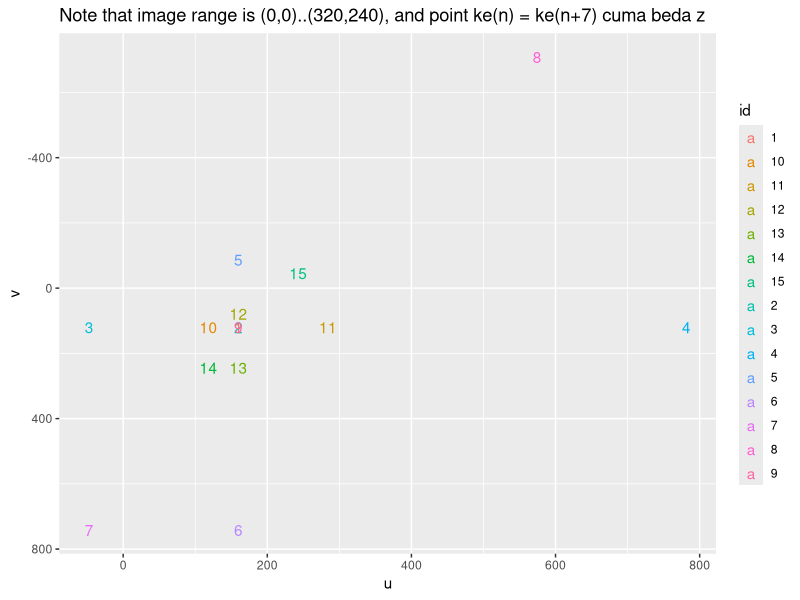
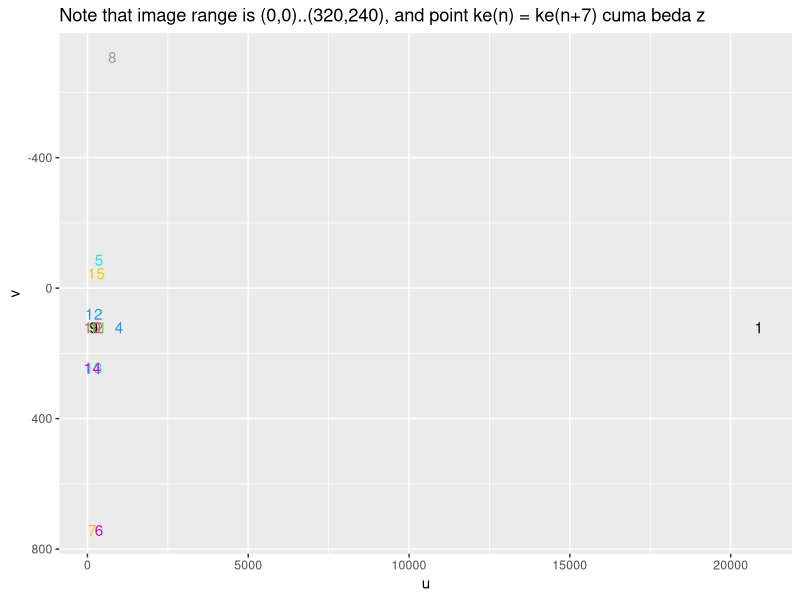
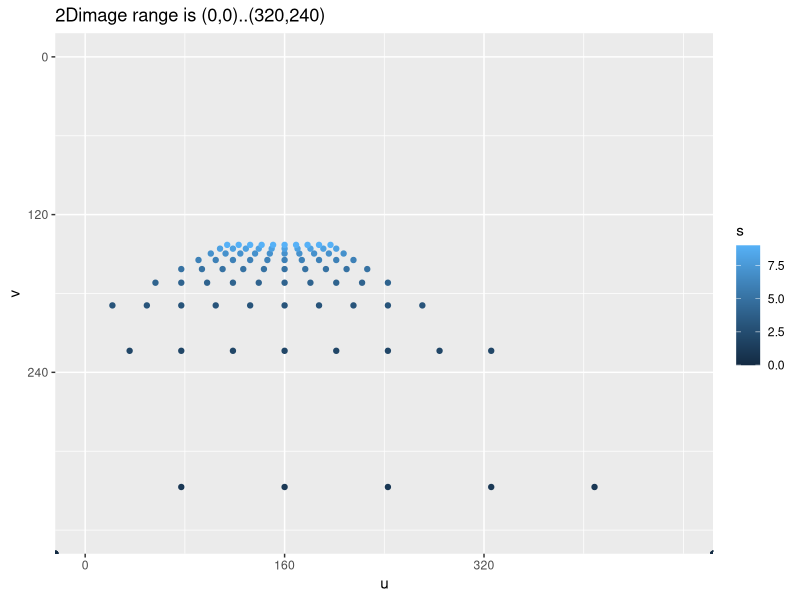
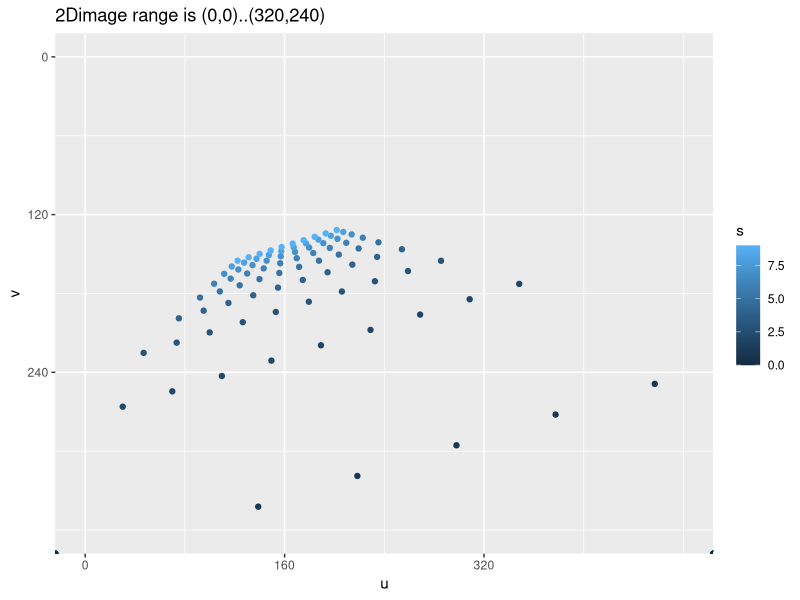
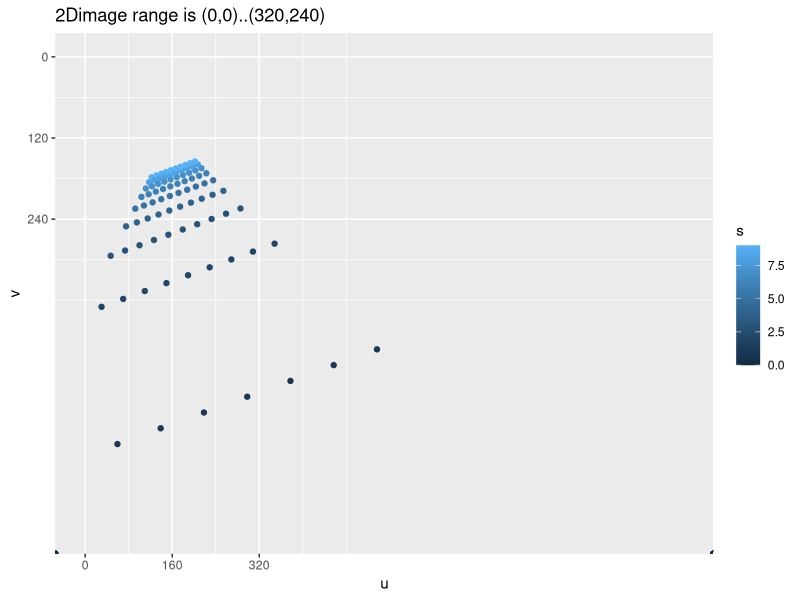
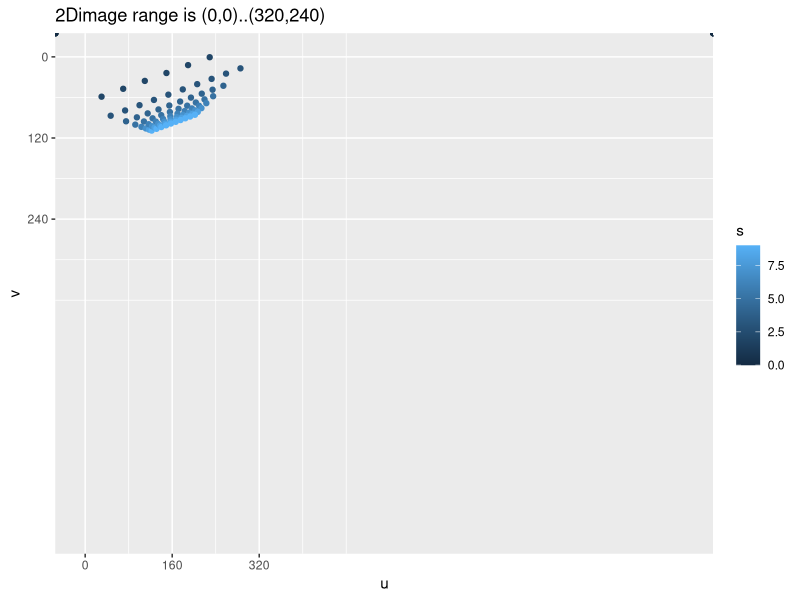

These charts were generated, in order, by the following R code:
## ---- chunk 1
# 35mm lens on Sony Alpha 7r
focalLength <- 35 #mm
imageWidth <- 320 #px
imageHeight <- 240 #Px
sensorWidth <- 36 #mm
sensorHeight <- 24 #mm
centerX <- imageWidth / 2 #px
centerY <- imageHeight / 2 #px
CM <- matrix(c(focalLength * imageWidth / sensorWidth, 0, centerX,
               0, -focalLength * imageHeight / sensorHeight, centerY,
               0, 0, 1), ncol=3, byrow=TRUE)
CM
## ---- chunk 2
# Samsung Galaxy S4
focalLength <- 4.3 #mm
imageWidth <- 320 #px
imageHeight <- 240 #px
sensorWidth <- 6.64 #mm
sensorHeight <- 4.98 #mm
centerX <- imageWidth / 2 #px
centerY <- imageHeight / 2 #px
CM <- matrix(c(focalLength * imageWidth / sensorWidth, 0, centerX,
               0, -focalLength * imageHeight / sensorHeight, centerY,
               0, 0, 1), ncol=3, byrow=TRUE)
CM
## ---- chunk 3
theta <- 0*pi
t <- c(0, 0, 0)
names(t) <- c('x', 'y', 'z')
t
Rt <- matrix(c(cos(theta), -sin(theta), 0, t['x'],
               sin(theta),  cos(theta), 0, t['y'],
               0,           0,          1, t['z']),
             ncol=4, byrow=TRUE)
Rt
## ---- chunk 4
                # x    y    z   1
XYZ <- matrix(c(  0,   0,0.01,  1, # persis di tengah
                  0,   0,   1,  1, # persis di tengah, agak ke depan
                 -1,   0,   1,  1, # depan, agak ke kiri
                  3,   0,   1,  1, # depan, lebih ke kanan
                  0,   1,   1,  1, # depan, atas
                  0,  -3,   1,  1, # depan, lebih ke bawah
                 -1,  -3,   1,  1, # depan, kiri atas
                  2,   4,   1,  1, # depan, kanan atas
                  0,   0,   5,  1, # persis di tengah, depan banget
                 -1,   0,   5,  1, # depan banget, agak ke kiri
                  3,   0,   5,  1, # depan banget, lebih ke kanan
                  0,   1,   5,  1, # depan banget, atas
                  0,  -3,   5,  1, # depan banget, lebih ke bawah
                 -1,  -3,   5,  1, # depan banget, kiri atas
                  2,   4,   5,  1),# depan banget, kanan atas
              ncol=4, byrow=TRUE)
colnames(XYZ) <- c('x', 'y', 'z', '1')
XYZ
## ---- chunk 5
sUV <- t(CM %*% Rt %*% XYZ[4,]) # point ke-4
names(sUV) <- c('u', 'v', 's')
sUV
if (sUV['s'] != 0) UV <- sUV / sUV['s'] else UV <- sUV
UV
## ---- chunk 6
sUV <- t(CM %*% Rt %*% t(XYZ))
colnames(sUV) <- c('su', 'sv', 's')
sUV
UV <- matrix(ncol = 3, nrow = nrow(sUV))
colnames(UV) <- c('u', 'v', 's')
UV[,'u'] <- sUV[,'su'] / sUV[,'s']
UV[,'v'] <- sUV[,'sv'] / sUV[,'s']
UV[,'s'] <- sUV[,'s']
UV
## ---- chunk 7
library(ggplot2)
df <- data.frame(UV)
df$id <- rownames(df)
df$salpha <- min(max(df$s/5, 0), 1)
df$dsize <- pmin(10/df$s, 20)
df
ggplot(df, aes(x=u, y=v)) + #geom_point(color=rownames(df)) +
  geom_text(aes(label=id, color=id)) + #,size=dsize
  scale_y_reverse() +
  ggtitle('Note that image range is (0,0)..(320,240), and point ke(n) = ke(n+7) cuma beda z')
## ---- chunk 8
t <- c(1, 0, 0)
names(t) <- c('x', 'y', 'z')
t
Rt <- matrix(c(cos(theta), -sin(theta), 0, t['x'],
               sin(theta),  cos(theta), 0, t['y'],
               0,           0,          1, t['z']),
             ncol=4, byrow=TRUE)
Rt

# ramean
sUV <- t(CM %*% Rt %*% t(XYZ))
colnames(sUV) <- c('su', 'sv', 's')
#sUV
UV <- matrix(ncol = 3, nrow = nrow(sUV))
colnames(UV) <- c('u', 'v', 's')
UV[,'u'] <- sUV[,'su'] / sUV[,'s']
UV[,'v'] <- sUV[,'sv'] / sUV[,'s']
UV[,'s'] <- sUV[,'s']
#UV

# plot
library(ggplot2)
df <- data.frame(UV)
df
ggplot(df, aes(x=u, y=v)) + #geom_point(color=rownames(df)) +
  geom_text(label=rownames(df), color=rownames(df)) +
  scale_y_reverse() +
  ggtitle('Note that image range is (0,0)..(320,240), and point ke(n) = ke(n+7) cuma beda z')
## ---- chunk 9
# create 100 lattice points (10x10) spanning from X=-2..+2 and Z =0..10, Y constant = -1
XYZ <- matrix(nrow = 100, ncol=4)
colnames(XYZ) <- c('x', 'y', 'z', 'dummy')
for (i in 0:9) {
  for (j in 0:9) {
    x <- -2 + i*0.4
    y <- -1
    z <- 0 + j*1
    XYZ[i * 10 + j + 1,] <- c(x, y, z, 1)
  }
}
XYZ
## ---- chunk 10
theta <- 0*pi
t <- c(0, 0, 0)
names(t) <- c('x', 'y', 'z')
t
Rt <- matrix(c(cos(theta), -sin(theta), 0, t['x'],
               sin(theta),  cos(theta), 0, t['y'],
               0,           0,          1, t['z']),
             ncol=4, byrow=TRUE)
Rt

# ramean
sUV <- t(CM %*% Rt %*% t(XYZ))
colnames(sUV) <- c('su', 'sv', 's')
#sUV
UV <- matrix(ncol = 3, nrow = nrow(sUV))
colnames(UV) <- c('u', 'v', 's')
UV[,'u'] <- sUV[,'su'] / sUV[,'s']
UV[,'v'] <- sUV[,'sv'] / sUV[,'s']
UV[,'s'] <- sUV[,'s']
#UV

# plot
library(ggplot2)
df <- data.frame(UV)
#df
ggplot(df, aes(x=u, y=v)) + #geom_point(color=rownames(df)) +
  geom_point(aes(color=s)) +
  scale_y_reverse(limits=c(360, 0), breaks=c(0, 120, 240)) + 
  scale_x_continuous(limits=c(0, 480), breaks=c(0, 160, 320)) +
  ggtitle('2Dimage range is (0,0)..(320,240)')
## ---- chunk 11
theta <- pi/11
t <- c(0, 0, 0)
names(t) <- c('x', 'y', 'z')
t
Rt <- matrix(c(cos(theta), -sin(theta), 0, t['x'],
               sin(theta),  cos(theta), 0, t['y'],
               0,           0,          1, t['z']),
             ncol=4, byrow=TRUE)
Rt

# ramean
sUV <- t(CM %*% Rt %*% t(XYZ))
colnames(sUV) <- c('su', 'sv', 's')
#sUV
UV <- matrix(ncol = 3, nrow = nrow(sUV))
colnames(UV) <- c('u', 'v', 's')
UV[,'u'] <- sUV[,'su'] / sUV[,'s']
UV[,'v'] <- sUV[,'sv'] / sUV[,'s']
UV[,'s'] <- sUV[,'s']
#UV

# plot
library(ggplot2)
df <- data.frame(UV)
#df
ggplot(df, aes(x=u, y=v)) + #geom_point(color=rownames(df)) +
  geom_point(aes(color=s)) +
  scale_y_reverse(limits=c(360, 0), breaks=c(0, 120, 240)) + 
  scale_x_continuous(limits=c(0, 480), breaks=c(0, 160, 320)) +
  ggtitle('2Dimage range is (0,0)..(320,240)')
## ---- chunk 12
t <- c(0, -1, 0)
names(t) <- c('x', 'y', 'z')
t
Rt <- matrix(c(cos(theta), -sin(theta), 0, t['x'],
               sin(theta),  cos(theta), 0, t['y'],
               0,           0,          1, t['z']),
             ncol=4, byrow=TRUE)
Rt

# ramean
sUV <- t(CM %*% Rt %*% t(XYZ))
colnames(sUV) <- c('su', 'sv', 's')
#sUV
UV <- matrix(ncol = 3, nrow = nrow(sUV))
colnames(UV) <- c('u', 'v', 's')
UV[,'u'] <- sUV[,'su'] / sUV[,'s']
UV[,'v'] <- sUV[,'sv'] / sUV[,'s']
UV[,'s'] <- sUV[,'s']
#UV

# plot
library(ggplot2)
df <- data.frame(UV)
#df
ggplot(df, aes(x=u, y=v)) + #geom_point(color=rownames(df)) +
  geom_point(aes(color=s)) +
  scale_y_reverse(limits=c(700, 0), breaks=c(0, 120, 240)) + 
  scale_x_continuous(limits=c(0, 1100), breaks=c(0, 160, 320)) +
  ggtitle('2Dimage range is (0,0)..(320,240)')
## ---- chunk 13
t <- c(0, +2, 0)
names(t) <- c('x', 'y', 'z')
t
Rt <- matrix(c(cos(theta), -sin(theta), 0, t['x'],
               sin(theta),  cos(theta), 0, t['y'],
               0,           0,          1, t['z']),
             ncol=4, byrow=TRUE)
Rt

# ramean
sUV <- t(CM %*% Rt %*% t(XYZ))
colnames(sUV) <- c('su', 'sv', 's')
#sUV
UV <- matrix(ncol = 3, nrow = nrow(sUV))
colnames(UV) <- c('u', 'v', 's')
UV[,'u'] <- sUV[,'su'] / sUV[,'s']
UV[,'v'] <- sUV[,'sv'] / sUV[,'s']
UV[,'s'] <- sUV[,'s']
#UV

# plot
library(ggplot2)
df <- data.frame(UV)
#df
ggplot(df, aes(x=u, y=v)) + #geom_point(color=rownames(df)) +
  geom_point(aes(color=s)) +
  scale_y_reverse(limits=c(700, 0), breaks=c(0, 120, 240)) + 
  scale_x_continuous(limits=c(0, 1100), breaks=c(0, 160, 320)) +
  ggtitle('2Dimage range is (0,0)..(320,240)')
## ---- chunk 14
theta <- 0*pi
t <- c(0, 0, 0)
names(t) <- c('x', 'y', 'z')
t
Rt <- matrix(c(cos(theta), -sin(theta), 0, t['x'],
               sin(theta),  cos(theta), 0, t['y'],
               0,           0,          1, t['z']),
             ncol=4, byrow=TRUE)
Rt

CMRt <- CM %*% Rt
CMRt
## ---- chunk 15
# xyz yang diinginkan: c(0.8, -1.0, 6.0)
# uv(s) adalah: c(187.6305 154.5382) -> kalau di imagespace, cuma c(188, 154, dummy=1) dan agak nggak akurat
# y adalah: -1
# dy (y object/lantai dikurangi y camera) = 0 - 1 = -1
# s = dy / (y hasil solve)
yObject <- 0 # lantai Lumen: y == 0
yCamera <- 1 # camera 1 meter di atas lantai
dy <- yObject - yCamera
uv <- c(188, 154, 1)
xyz <- solve(qr(CMRt), uv)
names(xyz) <- c('x', 'y', 'z')
xyz
# s = dy / (y hasil solve)
s <- dy / xyz['y']
s
# kalikan hasil solve dengan s, maka didapatkan xyz sebenarnya
# yaitu: c(0.8, -1.0, 6.0) +- galat
xyz <- xyz * s
xyz
## ---- chunk 16
uv.head = c(188, 140, 1) # tingginya 14 pixel di camera
xyz.head <- solve(qr(CMRt), uv.head)
names(xyz.head) <- c('x', 'y', 'z')
xyz.head
# s sudah didapatkan di atas
# kalikan hasil solve dengan s, maka didapatkan xyz sebenarnya
# di mana bs dipastikan bahwa x.head == x.foot, z.head==z.foot
# kalau misalnya ga sama, berarti s-nya salah
# cuma belum dicoba kalau kameranya berotasi...
xyz.head <- xyz.head * s
xyz.head
c(xyz.head['x'] == xyz['x'], xyz.head['z'] == xyz['z'])
# tinggi orang adalah xyz.head[y] - xyz.foot[y]
person.height <- xyz.head['y'] - xyz['y']
person.height
